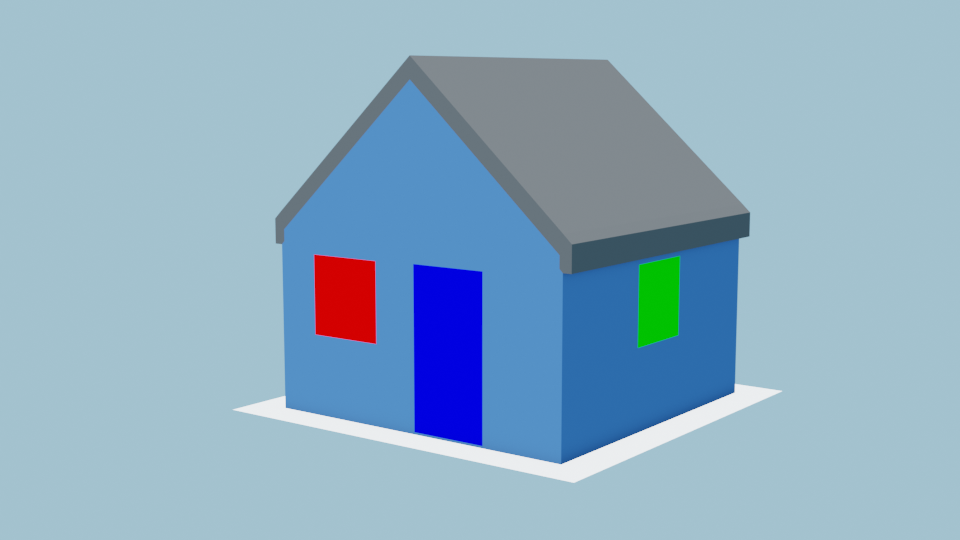
#> input picture house1.png, 960 x 540 px
$ jupyter execute Part2_Submission.ipynb
#> lines starting #> are read from the running program, lines starting #| are printed output that depends on the picture
#### Christian Altrichter, Jury Andrea D'Onofrio, Francesco Huber

[cell 1]
import cv2
import numpy as np
import matplotlib.pyplot as plt
np.set_printoptions(4,suppress=True)

[cell 2]
def cv2_imshow(imgz, title=None, cmap='gray'):
    plt.imshow(imgz, cmap=cmap)
    if title is not None:
        plt.title(title)
    plt.show()

## Task 1.
Find the image coordinates xi , i = 1, . . . , 10, of the points marked in the image above (either by detecting lines with the Hough transform and intersecting them or by reading them off the image ”house1.png” manually).

[cell 3]
def plot_points(image, points, title=''):
    fig, ax = plt.subplots()
    ax.imshow(image)
    for i, point in enumerate(points):
        ax.scatter(point[0],point[1],color="red", label=i+1, marker='.')
        plt.text(point[0],point[1], s=i+1, color='white', size= 'medium')
    plt.title(title)
    plt.figure(figsize=(20,20))
    plt.show()

[cell 4]
image1_points = [[285,410],
                [415,271],
                [483,277],
                [608,62],
                [750, 215],
                [575,485],
                [410,60],
                [682,340],
                [278,245],
                [735, 392]]

plot_points(cv2.imread("house1.png", 0), image1_points, "Image 1 correspondence")
#> in plot_points, `plt.show()`:
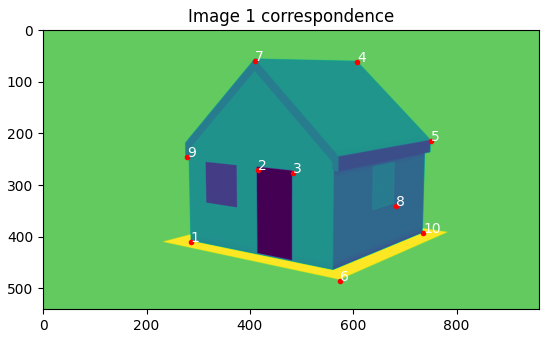
#> figure drawn by matplotlib, 1 panel


image2_points = [[285,446],
                [344,290],
                [375,295],
                [690,75],
                [806, 251],
                [388,538],
                [341,59],
                [662,395],
                [285, 270],
                [792,482]]

plot_points(cv2.imread("house2.png", 0), image2_points, "Image 2 correspondence")
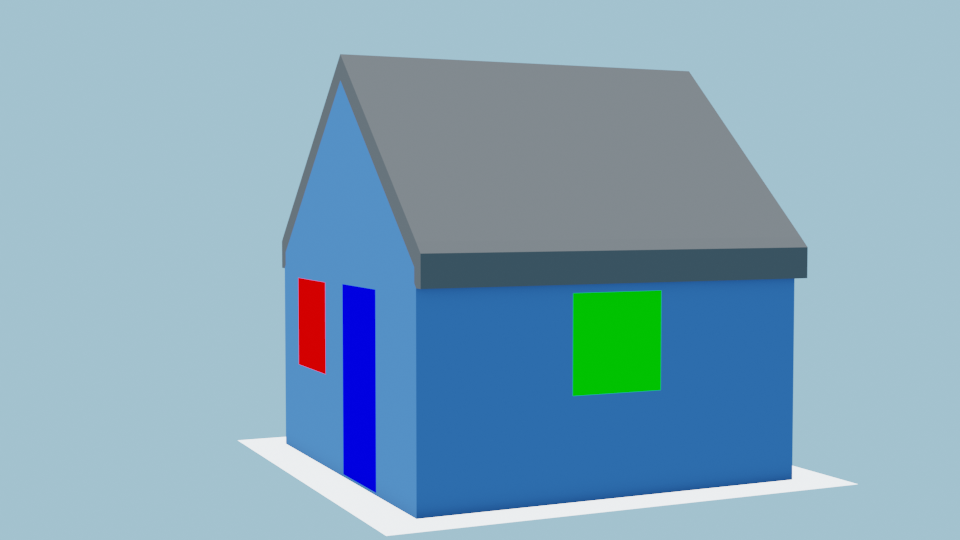
#> input picture house2.png, 960 x 540 px
#> call 2 of plot_points, with title = 'Image 2 correspondence'
#> in plot_points (call 2), `plt.show()`:
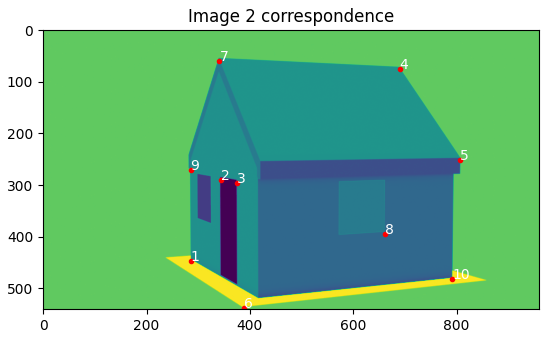
#> figure drawn by matplotlib, 1 panel

world_points = [
    [-1.0 ,-1.0, 0.0, 1.0],
    [0.015545, -1.0, 0.965257, 1.0],
    [0.491684, -1.0, 0.965257, 1.0],
    [0.0, 1.03586, 2.1009, 1.0],
    [1.05319, 1.03586, 1.15121, 1.0],
    [1.22323, -1.22323, 0.0, 1.0],
    [0.0, -1.0, 2.1009, 1.0],
    [1.0, 0.234552, 0.489472, 1.0],
    [-1.05319, -1.0, 1.0, 1.0],
    [1.0, 1.0, 0.0, 1.0]
    ]

## Task 2.
Reconstruct the projection matrix P using the DLT algorithm. Do not worry if the rank of the matrix A that is involved is not 11. In practice, a slight imprecision in the coordinates is enough to turn it into a rank 12 matrix, but taking as p (the R12 vector with the coefficients of P ) the last column of V (not of VT)of the singular value decomposition A=UΣVT is still the way to go.

[cell 5]
# Projection matrix P is a 3x4
# instead of xj = PXj, we only need  𝜆xj = PXj for some 𝜆 != 0, therefore we can say xj * PXj = 0
def projection_matrix(world_coords, image_coords):

    # create a matrix A and fill it with zeros
    # A is of size 2n x 12
    # 2n because we have 2 image coordinates for every world coordinate
    # 12 because we have 11 parameters (so 11 DoF) plus 1
    A = np.zeros((2 * len(world_coords), 12))

    for i in range(len(world_coords)):
        X, Y, Z, _ = world_coords[i]
        x, y = image_coords[i]

        A[2 * i + 1, :]     = [-X, -Y, -Z, -1,    0,  0,  0,  0,    x * X, x * Y, x * Z, x]     # x
        A[2 * i, :]         = [ 0,  0,  0,  0,   -X, -Y, -Z, -1,    y * X, y * Y, y * Z, y]     # y

    # singular value decomposition A = UΣV^T
    #print("A\n:", A)
    _, _, V = np.linalg.svd(A)

    # last column of V and reshape it to 3x4, Note that the returned V is transposed so the last column is actually the last row
    p = V[-1, :]

    # norm of p must is 1
    # print("p norm" ,np.linalg.norm(p))
    p_matrix = p.reshape((3, 4))
    return p_matrix


def compare_points(camera_points, Proj_m):
    # Prints the predicted 2D points based on 3D world coordinates and our P
    print("\nPoint comparison by x = PX")
    for i in range(len(world_points)):
        point = Proj_m @ world_points[i]
        print("point", i+1)
        print(np.round((point/point[-1])[:-1]),
              "vs manually selected",
              camera_points[i])
        print()
    print("----------------------------------\n")

[cell 6]
P = projection_matrix(world_points, image1_points)
print("Projection matrix P:\n", P)
# Verification of x = PX
compare_points(image1_points, P)

## Task 3.
Recover the camera calibration matrix K, the camera orientation R and the (non-homogeneous) world coordinates Ce of the camera from P . Make sure that the diagonal values of K are positive in your solution by suitably adapting R.

[cell 7]
def get_K_R_C(projection_m):
    # P is K [R|-RC]

    # 17. CALIBRATION SLIDE 60
    # Apply RQ decomposition
    Π = np.array([[0, 0, 1],
                  [0, 1, 0],
                  [1, 0, 0]])

    M = projection_m[:, :3]
    Q, R_ = np.linalg.qr(M.transpose() @ Π)


    K = Π @ R_.transpose() @ Π
    R = Π @ Q.transpose()

    #Slide Deck 16. Slide 54
    K = K/K[-1,-1]

    # Extract C = (−M^(-1) @ p4, 1).transposed()
    p4 = projection_m[:,-1]
    C = (-np.linalg.inv(M) @ p4)

    return K, R, C

[cell 8]
# Decomposition of P
K, R, C = get_K_R_C(P)

print("Calibration matrix K normalized:")
print(K)

print("\nCamera orientation matrix R:")
print(R)

print("\nNon-homogeneous world coordinates C:")
print(C)

[cell 9]
# Make sure that the diagonal values of K are positive in your solution by suitably adapting R.
# To fix K negative diagonal values, we must flip sign of the corresponding column on K and row on R
def fix_negative_diagonals_K(K,R):
    K_adj = np.copy(K)
    R_adj = np.copy(R)

    for i in range(3):
        if K[i,i] < 0:
            R_adj[i,:] *= -1
            K_adj[:,i] *= -1

    return K_adj, R_adj

[cell 10]
K_adj, R_adj = fix_negative_diagonals_K(K,R)

print("Old K:\n", K, "\n")
print("Adjusted K:\n",K_adj, "\n")
print()

print("Old R:\n",R)
print("Old determinant:", np.round(np.linalg.det(R)), "\n")
print("Adjusted R:\n",R_adj)
print("New determinant:", np.round(np.linalg.det(R_adj)), "\n")

[cell 11]
# Projection matrix P is a 3x4
P2 = projection_matrix(world_points, image2_points)

print("P Image 2:\n", P2)

compare_points(image2_points, P2)

K2, R2, C2 = get_K_R_C(P2)

print("Calibration matrix K2:\n", K2, "\n")


print("\nCamera orientation matrix R2:")
print(R2)

print("R2 determinant:", np.round(np.linalg.det(R2)))

print("\nNon-homogeneous world coordinates C2:")
print(C2)

[cell 12]
K_adj2, R_adj2 = fix_negative_diagonals_K(K2,R2)

print("Old K:\n", K2, "\n")
print("Adjusted K:\n",K_adj2, "\n")
print()

print("Old R:\n",R2)
print("Old determinant:", np.round(np.linalg.det(R2)), "\n")
print("Adjusted R:\n",R_adj2)
print("New determinant:", np.round(np.linalg.det(R_adj2)), "\n")

## Project Part 2. Results

[cell 13]
print("\nIMAGE 1 Values:")
print("K:\n", K_adj,"\n")
print("R:\n", R_adj,"\n")
print("C:\n", C,"\n")

print("--------------------")


print("\nIMAGE 2 Values:")
print("K:\n", K_adj2,"\n")
print("R:\n", R_adj2,"\n")
print("C:\n", C2,"\n")

## METRIC RECTIFICATION

[cell 14]
import cv2
#HELPER FUNCTIONS
def plot_points(image, points, title=''):
    fig, ax = plt.subplots()
    ax.imshow(image)
    for i, point in enumerate(points):
        ax.scatter(point[0],point[1],color="red", label=i+1, marker='.')
        plt.text(point[0],point[1], s=i+1, color='white', size= 'medium')
    plt.title(title)
    plt.figure(figsize=(13,13))
    plt.show()

# Apply Bi-linear interpolation to map the points from our orginal image under the Matrix H (here A) and an affine transformation T
# Taken from iCorsi
def apply_inv_map(A, _image):
    A1 = np.copy(_image)
    # Get height and width of source image
    M1 = A1.shape[0]
    N1 = A1.shape[1]

    # Set height and width of target image
    M2 = M1
    N2 = N1
    A2 = np.zeros((M2, N2))

    # Set default intensity to white
    A2[:, :] = 255

    #A = np.matmul(T,A)
    #A = np.identity(n=3)
    A = np.linalg.inv(A)
    #print(H*A)

    #Transformation with inverse mapping and bilinear interpolation
    for i in range(0, M2):
        for j in range(0, N2):
            # coordinates of the (i,j)-th pixel in A2
            x = i + 0.5
            y = j + 0.5

            # convert to homogeneous coordinates
            p = np.array([x, y, 1])
            # transform with matrix A
            q = np.matmul(A, p)

            # coordinates in A1
            x = q[0] / q[-1]
            y = q[1] / q[-1]

            # bilinear interpolation
            k = round(x) - 1
            l = round(y) - 1
            u = x - k - 0.5
            v = y - l - 0.5
            if (k >= 0) and (k < M1 - 1) and (l >= 0) and (l < N1 - 1):
                A2[i, j] = round((1 - v) * ((1 - u) * A1[k, l] + u * A1[k + 1, l]) +
                                 v * ((1 - u) * A1[k, l + 1] + u * A1[k + 1, l + 1]))

    return A2

[cell 15]
rectified = cv2.imread("affine_rec.png", 0)
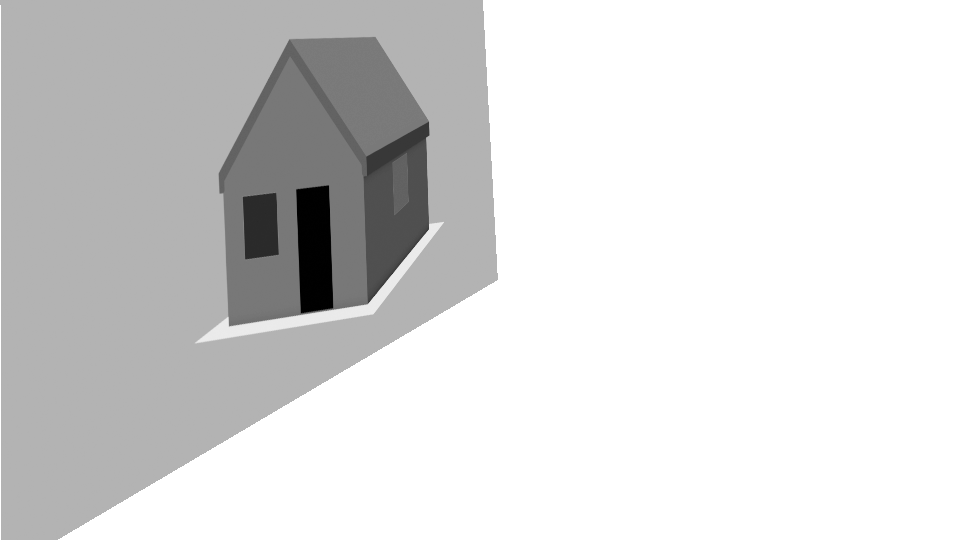
#> input picture affine_rec.png, 960 x 540 px
#> rectified is the input picture: shape (540, 960); min 0, max 255, mean 217.3

points = [
          [220,197, 1],   #1
          [225, 325, 1],  #2
          [362, 180,1],   #3

          [240,197, 1],   #5
          [242, 255, 1],  #6
          [275, 250, 1],  #7
          [275, 192, 1],  #8
          ]  #


plot_points(rectified,points)
#> in plot_points, `plt.show()`:
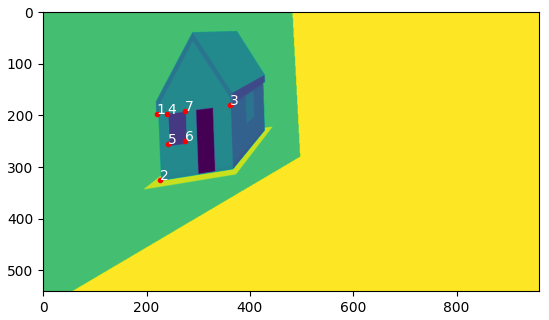
#> figure drawn by matplotlib, 1 panel

[cell 16]
# first set of orthogonal lines
#P1-P2, P1-P3
line1 = np.cross(np.array([220,197, 1]), np.array([225, 325, 1]))

line2 = np.cross(np.array([220,197, 1]),np.array([362, 180,1]))

line1 = line1/line1[-1]
line2 = line2/line2[-1]

print("l1:", line1)
print("l2:", line2)

[cell 17]
# second set of orthogonal lines, cross-section of window
# P4-P6, P5-P7
line3 = np.cross(np.array([240,197, 1]), np.array([275, 250, 1]))
line4 = np.cross(np.array([242, 255, 1]),np.array([275, 192, 1]))

line3 = line3/line3[-1]
line4 = line4/line4[-1]

print("l3:",line3)
print("l4:",line4)

[cell 18]
fig, ax = plt.subplots()
ax.imshow(rectified)
plt.axline((220,197), (225,325), color= "red", label= "L1")
plt.axline((220,197), (362,180), color= "red", label= "L2")
plt.axline((240,197), (275,250), color= "blue", label= "L3")
plt.axline((242,255), (275,192), color= "blue", label= "L4")
plt.legend()
plt.title("selected lines")
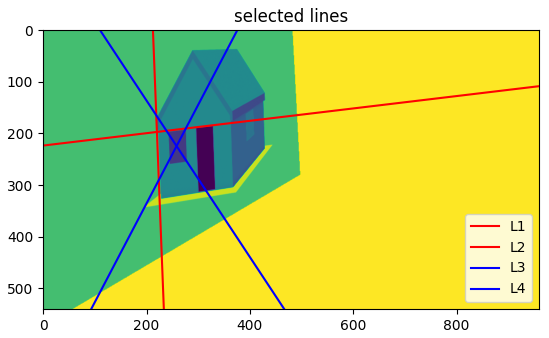
#> figure drawn by matplotlib, 1 panel

[cell 19]
# Getting S via svd by constraining A with the various sets of lines
A = np.array([
                [line1[0]*line2[0], line1[0]*line2[1] + line1[1]*line2[0], line1[1] * line2[1]],
                [line3[0]*line4[0], line3[0]*line4[1] + line3[1]*line4[0], line3[1] * line4[1]]
             ])

_, _, V =  np.linalg.svd(A)
s = V[-1]

print(s)

S = np.array([[s[0], s[1]],
              [s[1], s[2]]])
print("S:\n", S, "\n")

#Useless
# C_inf_prime = np.vstack((np.hstack((S,np.zeros((2,1)))),
#                         np.zeros((1,3))))
# print(C_inf_prime)

[cell 20]
# Getting K which is S = KKtrans
k3 = np.sqrt(s[-1])
k2 = s[1]/k3
k1 = np.sqrt(s[0]-k2**2)

print("k3", k3)
print("k2", k2)
print("k1", k1)

K = np.array([[k1,k2],
               [0,k3]])
print("K:\n",K, "\n")
print("K det:\n",np.linalg.det(K), "\n")

K = K/(np.sqrt(np.linalg.det(K)))
print("K forced det 1:\n",K, "\n")
print("new det", np.linalg.det(K), "\n")

[cell 21]
# Getting corresponding Affine Transformation
HA = np.vstack( (np.hstack( (K, np.zeros((2,1)))) , np.zeros((1,3)) ) )

HA[-1,-1] = 1
print("H affine:\n", HA)

[cell 22]
# Metric Rectification via: Ha_inv @ affine_rec_img
metric_rec = apply_inv_map(HA, rectified)
#> after the loop in apply_inv_map, `for i in range(0, M2):`:
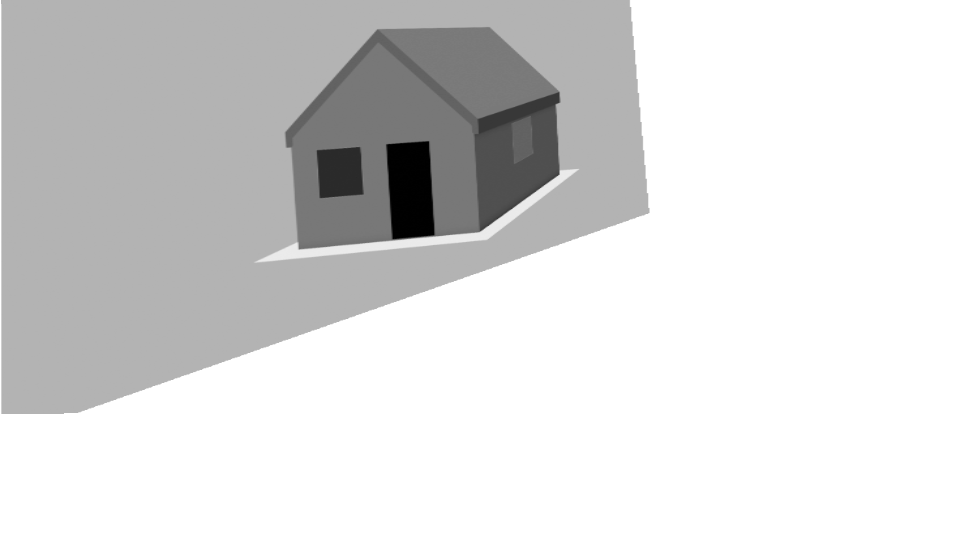
#> A2: shape (540, 960) float64; min 0, max 255, mean 217.4
original = cv2.imread("house1.png", 0)
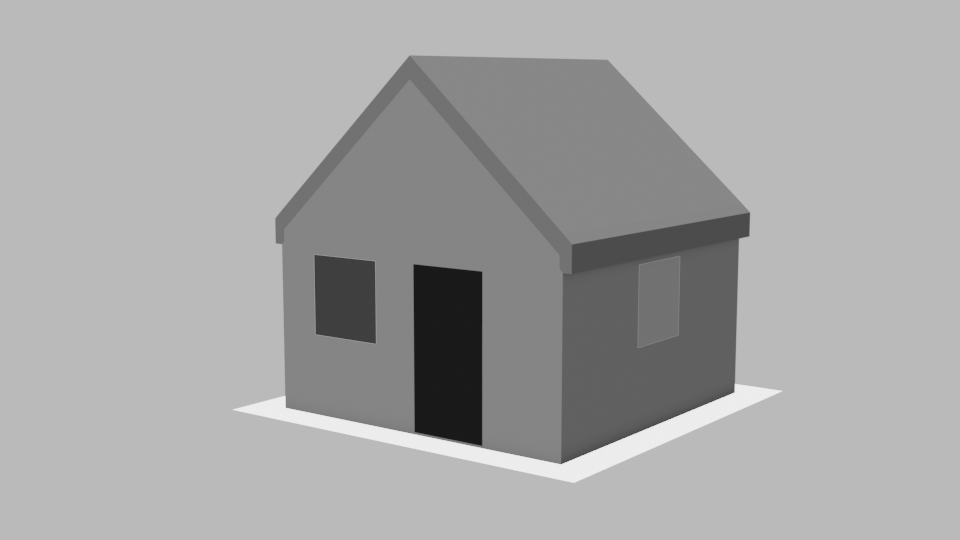
#> original: shape (540, 960); min 25, max 237, mean 165.6

f, axs = plt.subplots(3,1)
axs[0].imshow(original)
axs[1].imshow(rectified)
axs[2].imshow(metric_rec)
axs[0].title.set_text('Original')
axs[1].title.set_text('Affine Rec')
axs[2].title.set_text('Metric Rec')
f.set_figheight(15)
f.set_figwidth(15)

[cell 23]
#Randomply trying to revert similarity
angle = 5.2
theta = angle * np.pi/180

R = np.array([  [np.cos(theta), -np.sin(theta), 0],
                [np.sin(theta),  np.cos(theta), 0],
                [            0,              0, 0]])

scal = .48

T = [[0,0,30],
     [0,0,150],
     [0,0,1]]

sR = scal * R
Hs = sR+T

print("Hs:\n", Hs)

Hs_inv = np.linalg.inv(Hs)

similarity_rect = apply_inv_map(Hs_inv, metric_rec)
#> after the loop in apply_inv_map (call 2), `for i in range(0, M2):`:
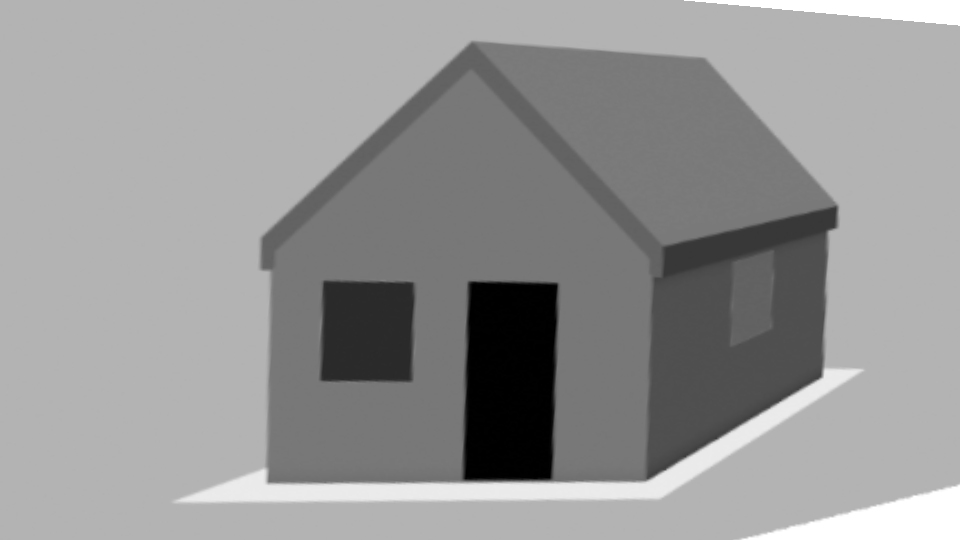
#> A2: shape (540, 960) float64; min 0, max 255, mean 149.7
cv2_imshow(similarity_rect)

[cell 24]
# ALL TOGETHER
f, axs = plt.subplots(2,2)
axs[0,0].imshow(original)
axs[0,1].imshow(rectified)
axs[1,0].imshow(metric_rec)
axs[1,1].imshow(similarity_rect)
axs[0,0].title.set_text('0 - Original')
axs[0,1].title.set_text('1 - Affine Rec')
axs[1,0].title.set_text('2 - Metric Rec')
axs[1,1].title.set_text('3 - Simil Rec')
f.set_figheight(9)
f.set_figwidth(15)
